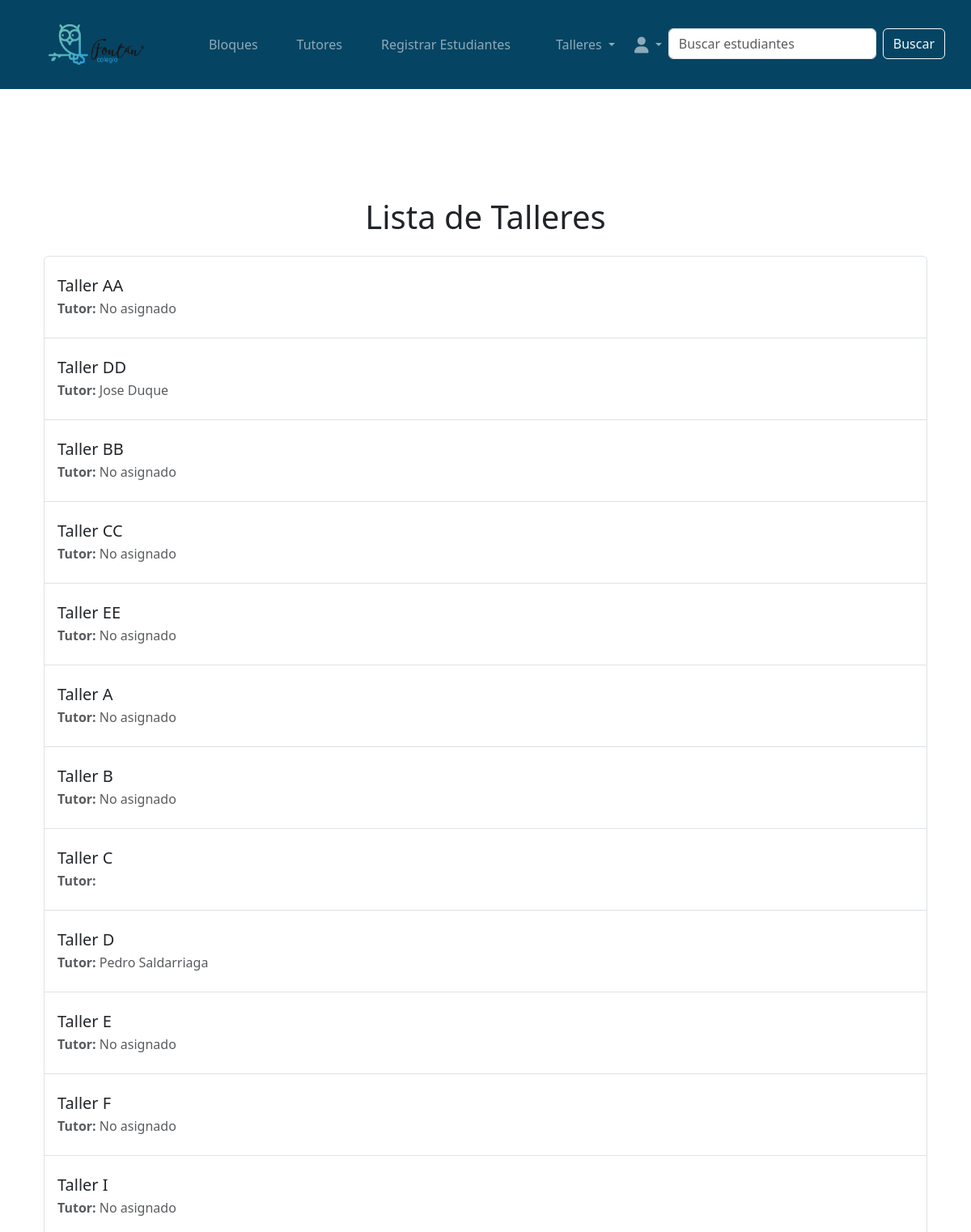
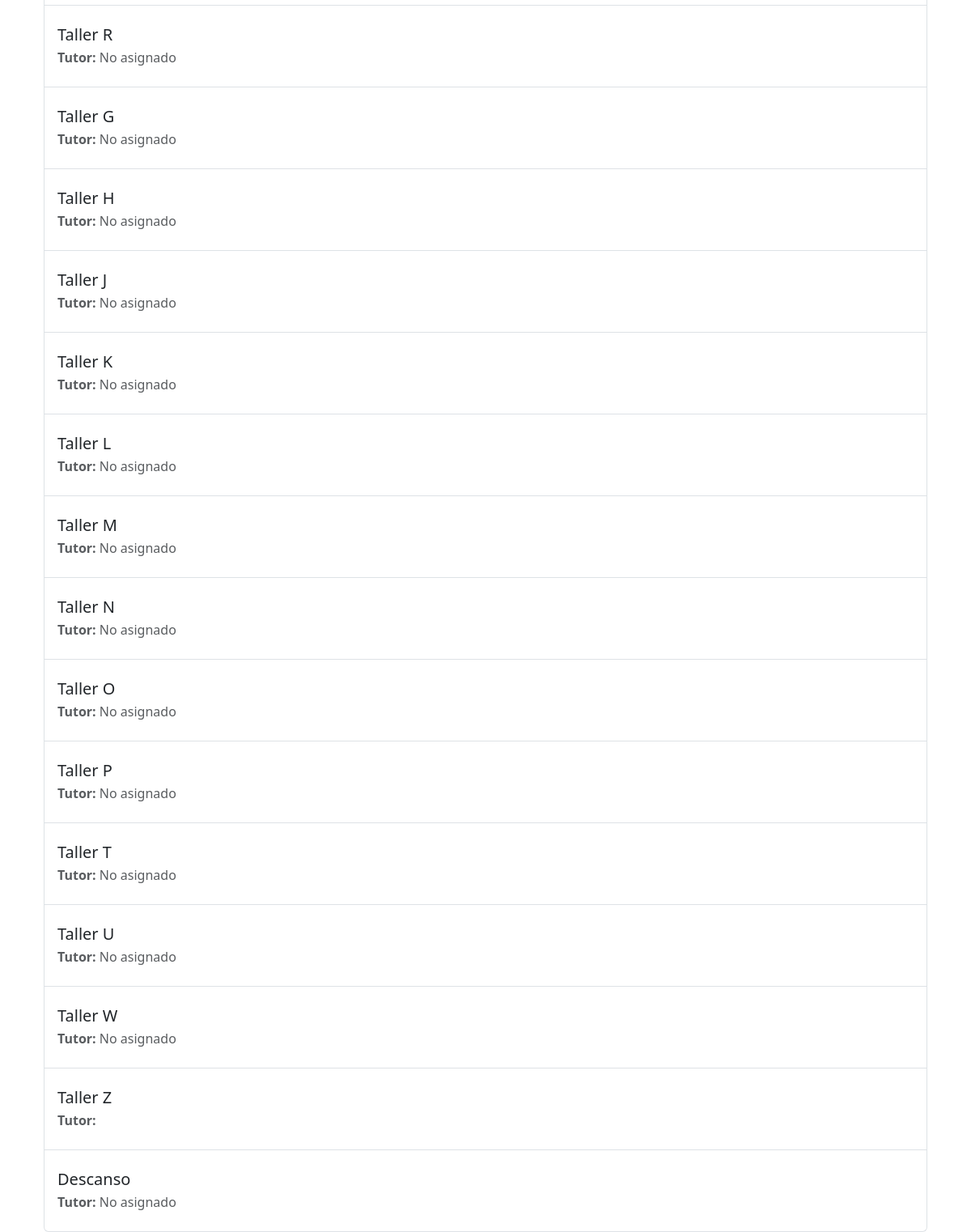
The page /workshops/list/ (signed in) on the database as committed earlier (2 pictures, top to bottom).
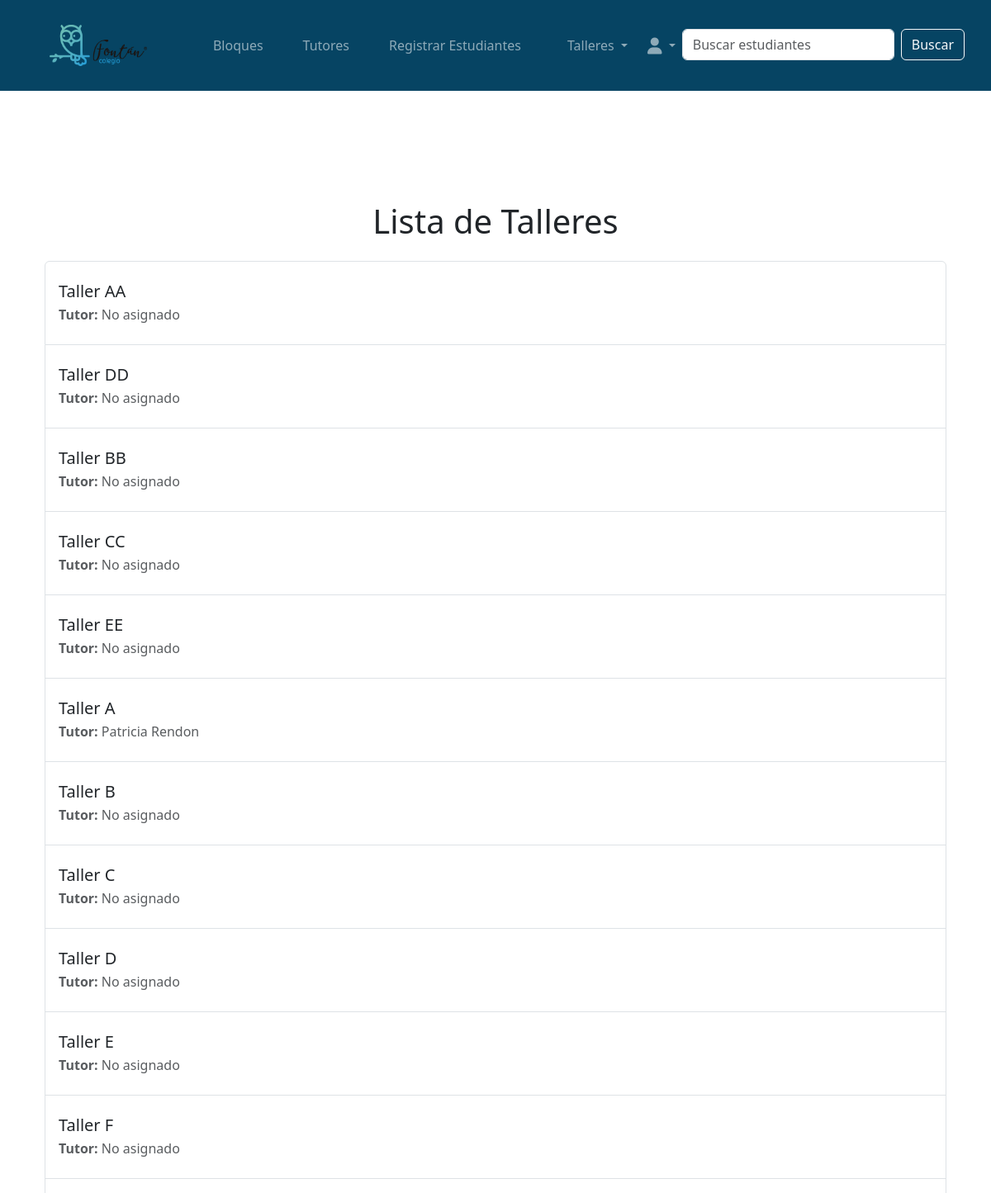
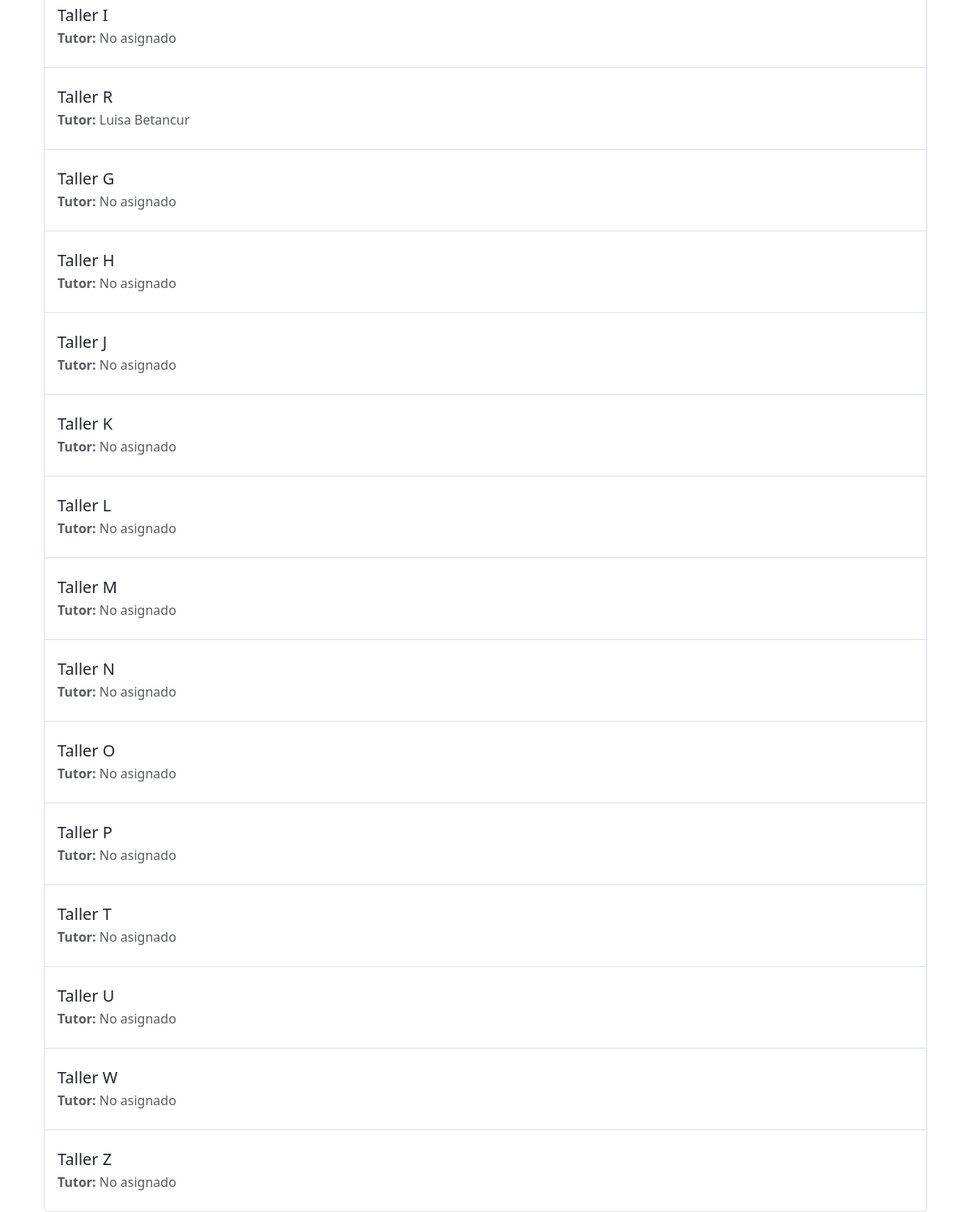
The same page on the database as committed later (2 pictures, top to bottom).
### workshops/models.py (models this page shows, shortened)
class Workshop(models.Model):
    WORKSHOP_TYPES = [
        ('primary', 'Primaria'),
        ('high_school', 'Bachillerato'),
        ('collective', 'Colectivo'),
    ]
    workshop_id = models.AutoField(primary_key=True)
    name = models.CharField(max_length=100, unique=True)
    tutor = models.ForeignKey(
        'tutors.Tutor',
        on_delete=models.SET_NULL,
        null=True,
        blank=True,
        related_name='workshops'  # Esta línea permite acceder a los talleres desde el tutor
    )
    max_capacity = models.IntegerField(default=25)
    type = models.CharField(
        max_length=20,
        choices=WORKSHOP_TYPES,
        default='primary'
    )

### tutors/models.py (models this page shows, shortened)
class Tutor(models.Model):
    tutor_id = models.AutoField(primary_key=True)
    user = models.OneToOneField(
        User,
        on_delete=models.CASCADE,
        related_name="tutor_profile"
    )
    student = models.ForeignKey(
        Student,
        on_delete=models.SET_NULL,
        null=True,
        blank=True
    )

### workshops/views.py (the view)
# urls.py: path('list/', views.list_workshops, name='list_workshops'),
def list_workshops(request):
    workshops = Workshop.objects.all()
    return render(request, 'workshops/list.html', {'workshops': workshops})

### workshops/templates/workshops/list.html
{% extends 'base.html' %}
{% block content %}
<div class="container mt-4">
  <h1 class="text-center mb-4">Lista de Talleres</h1>
  <div class="list-group">
    {% for workshop in workshops %}
      <a
        href="{% url 'workshops:students_by_workshop' workshop.workshop_id %}"
        class="list-group-item list-group-item-action py-4"
      >
        <h5 class="mb-1">{{ workshop.name }}</h5>
        <p class="mb-0 text-muted">
          <strong>Tutor:</strong>
          {% if workshop.tutor %}
            {{ workshop.tutor.user.first_name }} {{ workshop.tutor.user.last_name }}
          {% else %}
            No asignado
          {% endif %}
        </p>
      </a>
    {% endfor %}
  </div>
</div>
{% endblock %}

### horariosfontanproyecto/templates/base.html (shortened to what this page needs)
<!doctype html>
<html lang="en">
  {% load static %}
  <head>
    <link href="https://cdn.jsdelivr.net/npm/bootstrap@5.3.0-alpha1/dist/css/bootstrap.min.css" rel="stylesheet">
    <link rel="stylesheet" href="https://cdnjs.cloudflare.com/ajax/libs/font-awesome/6.0.0-beta3/css/all.min.css">
    <link rel="stylesheet" href="{% static 'css/style.css'%}">
<link href="https://cdn.jsdelivr.net/npm/bootstrap@5.3.0-alpha1/dist/css/bootstrap.min.css" rel="stylesheet">
  </head>
  <body>
    {% include 'navbar.html' %}
    <div class="container container-principal ">
      <br/>
      <div style="margin-top: 100px;">
      {% block content %}
      {% endblock %}
      </div>
    </div>
  </body>
</html>

### horariosfontanproyecto/templates/navbar.html (shortened to what this page needs)
{% load static %}
<nav class="navbar navbar-expand-lg navbar-dark custom-navbar-bg" style="height: 110px; position: fixed; width: 100%; z-index: 1000;">
  <div class="container-fluid">
    <div class="collapse navbar-collapse" id="navbarSupportedContent">
      {% if user.is_authenticated %}
      <a class="navbar-brand ms-5 me-auto" style="font-size: 25px;" href="{% url 'students.main_menu' %}">
        <img src="{% static 'images/logo.png' %}" alt="Colegio Fontán" style="height:50px; width:auto;">
      </a>
      <ul class="navbar-nav ms-auto mb-2 mb-lg-0 me-1">
        <li class="nav-item me-3">
          <a class="nav-link me-3" href="{% url 'workshops:show_blocks' %}">Bloques</a>
        </li>
        <li class="nav-item me-3">
          <a class="nav-link me-3" href="{% url 'tutors.show_tutors' %}">Tutores</a>
        </li>
        <li class="nav-item me-3">
          <a class="nav-link me-3" href="{% url 'students.register_student' %}">Registrar Estudiantes</a>
        </li>
        <li class="nav-item dropdown ms-2">
          <a class="nav-link dropdown-toggle" href="#" id="navbarDropdown" role="button" data-bs-toggle="dropdown" aria-expanded="false">
            Talleres
          </a>
        </li>
        <li class="nav-item dropdown ms-2">
          <a class="nav-link dropdown-toggle" href="#" id="navbarDropdown" role="button" data-bs-toggle="dropdown" aria-expanded="false">
            <i class="fas fa-user fa-lg"></i>
          </a>
        </li>
        <li class="nav-item me-3">
          {% if search_type == 'tutors' %}
          <form class="d-flex" action="{% url 'tutors.show_tutors' %}" method="GET">
            <input class="form-control me-2" type="search" placeholder="Buscar tutores" aria-label="Search" name="query">
            <button class="btn btn-outline-light" type="submit">Buscar</button>
          </form>
          {% else %}
          <form class="d-flex" action="{% url 'students.main_menu' %}" method="GET">
            <input class="form-control me-2" type="search" placeholder="Buscar estudiantes" aria-label="Search" name="query">
            <button class="btn btn-outline-light" type="submit">Buscar</button>
          </form>
          {% endif %}
        </li>
      </ul>
      {% endif %}
    </div>
  </div>
</nav>

Rows that differ between the two databases and show on the page:
removed Workshop: name "Descanso", shows "No asignado"
changed Workshop "Taller DD": tutor.user.first_name "Jose" → (not shown); tutor.user.last_name "Duque" → (not shown); now shows "No asignado"
changed Workshop "Taller A": tutor.user.first_name (not shown) → "Patricia"; tutor.user.last_name (not shown) → "Rendon"; no longer shows "No asignado"
changed Workshop "Taller C": now shows "No asignado"
changed Workshop "Taller D": tutor.user.first_name "Pedro" → (not shown); tutor.user.last_name "Saldarriaga" → (not shown); now shows "No asignado"
changed Workshop "Taller R": tutor.user.first_name (not shown) → "Luisa"; tutor.user.last_name (not shown) → "Betancur"; no longer shows "No asignado"
changed Workshop "Taller Z": now shows "No asignado"
